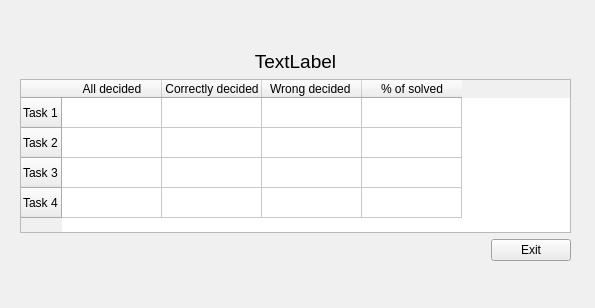
<?xml version="1.0" encoding="UTF-8"?>
<ui version="4.0">
 <class>Statistics</class>
 <widget class="QDialog" name="Statistics">
  <property name="geometry">
   <rect>
    <x>0</x>
    <y>0</y>
    <width>595</width>
    <height>308</height>
   </rect>
  </property>
  <property name="palette">
   <palette>
    <active>
     <colorrole role="WindowText">
      <brush brushstyle="SolidPattern">
       <color alpha="255">
        <red>5</red>
        <green>88</green>
        <blue>10</blue>
       </color>
      </brush>
     </colorrole>
     <colorrole role="Button">
      <brush brushstyle="SolidPattern">
       <color alpha="255">
        <red>130</red>
        <green>240</green>
        <blue>83</blue>
       </color>
      </brush>
     </colorrole>
     <colorrole role="Light">
      <brush brushstyle="SolidPattern">
       <color alpha="255">
        <red>255</red>
        <green>255</green>
        <blue>255</blue>
       </color>
      </brush>
     </colorrole>
     <colorrole role="Midlight">
      <brush brushstyle="SolidPattern">
       <color alpha="255">
        <red>226</red>
        <green>247</green>
        <blue>211</blue>
       </color>
      </brush>
     </colorrole>
     <colorrole role="Dark">
      <brush brushstyle="SolidPattern">
       <color alpha="255">
        <red>125</red>
        <green>179</green>
        <blue>74</blue>
       </color>
      </brush>
     </colorrole>
     <colorrole role="Mid">
      <brush brushstyle="SolidPattern">
       <color alpha="255">
        <red>131</red>
        <green>160</green>
        <blue>112</blue>
       </color>
      </brush>
     </colorrole>
     <colorrole role="Text">
      <brush brushstyle="SolidPattern">
       <color alpha="255">
        <red>5</red>
        <green>88</green>
        <blue>10</blue>
       </color>
      </brush>
     </colorrole>
     <colorrole role="BrightText">
      <brush brushstyle="SolidPattern">
       <color alpha="255">
        <red>255</red>
        <green>255</green>
        <blue>255</blue>
       </color>
      </brush>
     </colorrole>
     <colorrole role="ButtonText">
      <brush brushstyle="SolidPattern">
       <color alpha="255">
        <red>5</red>
        <green>88</green>
        <blue>10</blue>
       </color>
      </brush>
     </colorrole>
     <colorrole role="Base">
      <brush brushstyle="SolidPattern">
       <color alpha="255">
        <red>255</red>
        <green>255</green>
        <blue>255</blue>
       </color>
      </brush>
     </colorrole>
     <colorrole role="Window">
      <brush brushstyle="SolidPattern">
       <color alpha="255">
        <red>232</red>
        <green>248</green>
        <blue>220</blue>
       </color>
      </brush>
     </colorrole>
     <colorrole role="Shadow">
      <brush brushstyle="SolidPattern">
       <color alpha="255">
        <red>64</red>
        <green>108</green>
        <blue>45</blue>
       </color>
      </brush>
     </colorrole>
     <colorrole role="Highlight">
      <brush brushstyle="SolidPattern">
       <color alpha="255">
        <red>66</red>
        <green>211</green>
        <blue>4</blue>
       </color>
      </brush>
     </colorrole>
     <colorrole role="HighlightedText">
      <brush brushstyle="SolidPattern">
       <color alpha="255">
        <red>255</red>
        <green>255</green>
        <blue>255</blue>
       </color>
      </brush>
     </colorrole>
     <colorrole role="Link">
      <brush brushstyle="SolidPattern">
       <color alpha="255">
        <red>107</red>
        <green>255</green>
        <blue>8</blue>
       </color>
      </brush>
     </colorrole>
     <colorrole role="LinkVisited">
      <brush brushstyle="SolidPattern">
       <color alpha="255">
        <red>51</red>
        <green>144</green>
        <blue>1</blue>
       </color>
      </brush>
     </colorrole>
     <colorrole role="AlternateBase">
      <brush brushstyle="SolidPattern">
       <color alpha="255">
        <red>226</red>
        <green>247</green>
        <blue>211</blue>
       </color>
      </brush>
     </colorrole>
     <colorrole role="NoRole">
      <brush brushstyle="SolidPattern">
       <color alpha="255">
        <red>0</red>
        <green>0</green>
        <blue>0</blue>
       </color>
      </brush>
     </colorrole>
     <colorrole role="ToolTipBase">
      <brush brushstyle="SolidPattern">
       <color alpha="255">
        <red>255</red>
        <green>255</green>
        <blue>220</blue>
       </color>
      </brush>
     </colorrole>
     <colorrole role="ToolTipText">
      <brush brushstyle="SolidPattern">
       <color alpha="255">
        <red>5</red>
        <green>88</green>
        <blue>10</blue>
       </color>
      </brush>
     </colorrole>
     <colorrole role="PlaceholderText">
      <brush brushstyle="SolidPattern">
       <color alpha="128">
        <red>18</red>
        <green>141</green>
        <blue>16</blue>
       </color>
      </brush>
     </colorrole>
    </active>
    <inactive>
     <colorrole role="WindowText">
      <brush brushstyle="SolidPattern">
       <color alpha="255">
        <red>0</red>
        <green>0</green>
        <blue>0</blue>
       </color>
      </brush>
     </colorrole>
     <colorrole role="Button">
      <brush brushstyle="SolidPattern">
       <color alpha="255">
        <red>240</red>
        <green>240</green>
        <blue>240</blue>
       </color>
      </brush>
     </colorrole>
     <colorrole role="Light">
      <brush brushstyle="SolidPattern">
       <color alpha="255">
        <red>255</red>
        <green>255</green>
        <blue>255</blue>
       </color>
      </brush>
     </colorrole>
     <colorrole role="Midlight">
      <brush brushstyle="SolidPattern">
       <color alpha="255">
        <red>227</red>
        <green>227</green>
        <blue>227</blue>
       </color>
      </brush>
     </colorrole>
     <colorrole role="Dark">
      <brush brushstyle="SolidPattern">
       <color alpha="255">
        <red>160</red>
        <green>160</green>
        <blue>160</blue>
       </color>
      </brush>
     </colorrole>
     <colorrole role="Mid">
      <brush brushstyle="SolidPattern">
       <color alpha="255">
        <red>160</red>
        <green>160</green>
        <blue>160</blue>
       </color>
      </brush>
     </colorrole>
     <colorrole role="Text">
      <brush brushstyle="SolidPattern">
       <color alpha="255">
        <red>0</red>
        <green>0</green>
        <blue>0</blue>
       </color>
      </brush>
     </colorrole>
     <colorrole role="BrightText">
      <brush brushstyle="SolidPattern">
       <color alpha="255">
        <red>255</red>
        <green>255</green>
        <blue>255</blue>
       </color>
      </brush>
     </colorrole>
     <colorrole role="ButtonText">
      <brush brushstyle="SolidPattern">
       <color alpha="255">
        <red>0</red>
        <green>0</green>
        <blue>0</blue>
       </color>
      </brush>
     </colorrole>
     <colorrole role="Base">
      <brush brushstyle="SolidPattern">
       <color alpha="255">
        <red>255</red>
        <green>255</green>
        <blue>255</blue>
       </color>
      </brush>
     </colorrole>
     <colorrole role="Window">
      <brush brushstyle="SolidPattern">
       <color alpha="255">
        <red>240</red>
        <green>240</green>
        <blue>240</blue>
       </color>
      </brush>
     </colorrole>
     <colorrole role="Shadow">
      <brush brushstyle="SolidPattern">
       <color alpha="255">
        <red>105</red>
        <green>105</green>
        <blue>105</blue>
       </color>
      </brush>
     </colorrole>
     <colorrole role="Highlight">
      <brush brushstyle="SolidPattern">
       <color alpha="255">
        <red>240</red>
        <green>240</green>
        <blue>240</blue>
       </color>
      </brush>
     </colorrole>
     <colorrole role="HighlightedText">
      <brush brushstyle="SolidPattern">
       <color alpha="255">
        <red>0</red>
        <green>0</green>
        <blue>0</blue>
       </color>
      </brush>
     </colorrole>
     <colorrole role="Link">
      <brush brushstyle="SolidPattern">
       <color alpha="255">
        <red>0</red>
        <green>0</green>
        <blue>255</blue>
       </color>
      </brush>
     </colorrole>
     <colorrole role="LinkVisited">
      <brush brushstyle="SolidPattern">
       <color alpha="255">
        <red>255</red>
        <green>0</green>
        <blue>255</blue>
       </color>
      </brush>
     </colorrole>
     <colorrole role="AlternateBase">
      <brush brushstyle="SolidPattern">
       <color alpha="255">
        <red>245</red>
        <green>245</green>
        <blue>245</blue>
       </color>
      </brush>
     </colorrole>
     <colorrole role="NoRole">
      <brush brushstyle="NoBrush">
       <color alpha="255">
        <red>0</red>
        <green>0</green>
        <blue>0</blue>
       </color>
      </brush>
     </colorrole>
     <colorrole role="ToolTipBase">
      <brush brushstyle="SolidPattern">
       <color alpha="255">
        <red>255</red>
        <green>255</green>
        <blue>220</blue>
       </color>
      </brush>
     </colorrole>
     <colorrole role="ToolTipText">
      <brush brushstyle="SolidPattern">
       <color alpha="255">
        <red>0</red>
        <green>0</green>
        <blue>0</blue>
       </color>
      </brush>
     </colorrole>
     <colorrole role="PlaceholderText">
      <brush brushstyle="SolidPattern">
       <color alpha="128">
        <red>0</red>
        <green>0</green>
        <blue>0</blue>
       </color>
      </brush>
     </colorrole>
    </inactive>
    <disabled>
     <colorrole role="WindowText">
      <brush brushstyle="SolidPattern">
       <color alpha="255">
        <red>125</red>
        <green>179</green>
        <blue>74</blue>
       </color>
      </brush>
     </colorrole>
     <colorrole role="Button">
      <brush brushstyle="SolidPattern">
       <color alpha="255">
        <red>130</red>
        <green>240</green>
        <blue>83</blue>
       </color>
      </brush>
     </colorrole>
     <colorrole role="Light">
      <brush brushstyle="SolidPattern">
       <color alpha="255">
        <red>255</red>
        <green>255</green>
        <blue>255</blue>
       </color>
      </brush>
     </colorrole>
     <colorrole role="Midlight">
      <brush brushstyle="SolidPattern">
       <color alpha="255">
        <red>226</red>
        <green>247</green>
        <blue>211</blue>
       </color>
      </brush>
     </colorrole>
     <colorrole role="Dark">
      <brush brushstyle="SolidPattern">
       <color alpha="255">
        <red>125</red>
        <green>179</green>
        <blue>74</blue>
       </color>
      </brush>
     </colorrole>
     <colorrole role="Mid">
      <brush brushstyle="SolidPattern">
       <color alpha="255">
        <red>131</red>
        <green>160</green>
        <blue>112</blue>
       </color>
      </brush>
     </colorrole>
     <colorrole role="Text">
      <brush brushstyle="SolidPattern">
       <color alpha="255">
        <red>0</red>
        <green>0</green>
        <blue>0</blue>
       </color>
      </brush>
     </colorrole>
     <colorrole role="BrightText">
      <brush brushstyle="SolidPattern">
       <color alpha="255">
        <red>255</red>
        <green>255</green>
        <blue>255</blue>
       </color>
      </brush>
     </colorrole>
     <colorrole role="ButtonText">
      <brush brushstyle="SolidPattern">
       <color alpha="255">
        <red>125</red>
        <green>179</green>
        <blue>74</blue>
       </color>
      </brush>
     </colorrole>
     <colorrole role="Base">
      <brush brushstyle="SolidPattern">
       <color alpha="255">
        <red>223</red>
        <green>248</green>
        <blue>204</blue>
       </color>
      </brush>
     </colorrole>
     <colorrole role="Window">
      <brush brushstyle="SolidPattern">
       <color alpha="255">
        <red>223</red>
        <green>248</green>
        <blue>204</blue>
       </color>
      </brush>
     </colorrole>
     <colorrole role="Shadow">
      <brush brushstyle="SolidPattern">
       <color alpha="255">
        <red>0</red>
        <green>0</green>
        <blue>0</blue>
       </color>
      </brush>
     </colorrole>
     <colorrole role="Highlight">
      <brush brushstyle="SolidPattern">
       <color alpha="255">
        <red>0</red>
        <green>120</green>
        <blue>215</blue>
       </color>
      </brush>
     </colorrole>
     <colorrole role="HighlightedText">
      <brush brushstyle="SolidPattern">
       <color alpha="255">
        <red>255</red>
        <green>255</green>
        <blue>255</blue>
       </color>
      </brush>
     </colorrole>
     <colorrole role="Link">
      <brush brushstyle="SolidPattern">
       <color alpha="255">
        <red>0</red>
        <green>0</green>
        <blue>255</blue>
       </color>
      </brush>
     </colorrole>
     <colorrole role="LinkVisited">
      <brush brushstyle="SolidPattern">
       <color alpha="255">
        <red>255</red>
        <green>0</green>
        <blue>255</blue>
       </color>
      </brush>
     </colorrole>
     <colorrole role="AlternateBase">
      <brush brushstyle="SolidPattern">
       <color alpha="255">
        <red>245</red>
        <green>245</green>
        <blue>245</blue>
       </color>
      </brush>
     </colorrole>
     <colorrole role="NoRole">
      <brush brushstyle="NoBrush">
       <color alpha="255">
        <red>0</red>
        <green>0</green>
        <blue>0</blue>
       </color>
      </brush>
     </colorrole>
     <colorrole role="ToolTipBase">
      <brush brushstyle="SolidPattern">
       <color alpha="255">
        <red>255</red>
        <green>255</green>
        <blue>220</blue>
       </color>
      </brush>
     </colorrole>
     <colorrole role="ToolTipText">
      <brush brushstyle="SolidPattern">
       <color alpha="255">
        <red>0</red>
        <green>0</green>
        <blue>0</blue>
       </color>
      </brush>
     </colorrole>
     <colorrole role="PlaceholderText">
      <brush brushstyle="SolidPattern">
       <color alpha="128">
        <red>0</red>
        <green>0</green>
        <blue>0</blue>
       </color>
      </brush>
     </colorrole>
    </disabled>
   </palette>
  </property>
  <property name="windowTitle">
   <string>Dialog</string>
  </property>
  <widget class="QWidget" name="layoutWidget">
   <property name="geometry">
    <rect>
     <x>20</x>
     <y>50</y>
     <width>551</width>
     <height>211</height>
    </rect>
   </property>
   <layout class="QVBoxLayout" name="verticalLayout_2">
    <item>
     <widget class="QLabel" name="ForLogin">
      <property name="font">
       <font>
        <pointsize>14</pointsize>
       </font>
      </property>
      <property name="text">
       <string>TextLabel</string>
      </property>
      <property name="alignment">
       <set>Qt::AlignCenter</set>
      </property>
     </widget>
    </item>
    <item>
     <widget class="QTableWidget" name="tableWidget">
      <property name="sizePolicy">
       <sizepolicy hsizetype="Ignored" vsizetype="Ignored">
        <horstretch>100</horstretch>
        <verstretch>98</verstretch>
       </sizepolicy>
      </property>
      <property name="minimumSize">
       <size>
        <width>30</width>
        <height>30</height>
       </size>
      </property>
      <property name="maximumSize">
       <size>
        <width>10000</width>
        <height>1000</height>
       </size>
      </property>
      <property name="sizeIncrement">
       <size>
        <width>20</width>
        <height>20</height>
       </size>
      </property>
      <property name="baseSize">
       <size>
        <width>30</width>
        <height>30</height>
       </size>
      </property>
      <property name="mouseTracking">
       <bool>true</bool>
      </property>
      <property name="editTriggers">
       <set>QAbstractItemView::NoEditTriggers</set>
      </property>
      <row>
       <property name="text">
        <string>Task 1</string>
       </property>
      </row>
      <row>
       <property name="text">
        <string>Task 2</string>
       </property>
      </row>
      <row>
       <property name="text">
        <string>Task 3</string>
       </property>
      </row>
      <row>
       <property name="text">
        <string>Task 4</string>
       </property>
      </row>
      <column>
       <property name="text">
        <string>All decided</string>
       </property>
      </column>
      <column>
       <property name="text">
        <string>Correctly decided</string>
       </property>
      </column>
      <column>
       <property name="text">
        <string>Wrong decided </string>
       </property>
      </column>
      <column>
       <property name="text">
        <string>% of solved</string>
       </property>
      </column>
      <item row="1" column="0">
       <property name="text">
        <string/>
       </property>
      </item>
     </widget>
    </item>
    <item>
     <layout class="QHBoxLayout" name="horizontalLayout">
      <item>
       <spacer name="horizontalSpacer">
        <property name="orientation">
         <enum>Qt::Horizontal</enum>
        </property>
        <property name="sizeHint" stdset="0">
         <size>
          <width>40</width>
          <height>20</height>
         </size>
        </property>
       </spacer>
      </item>
      <item>
       <widget class="QPushButton" name="pushButton_Exit">
        <property name="text">
         <string>Exit</string>
        </property>
       </widget>
      </item>
     </layout>
    </item>
   </layout>
  </widget>
 </widget>
 <resources/>
 <connections/>
</ui>
